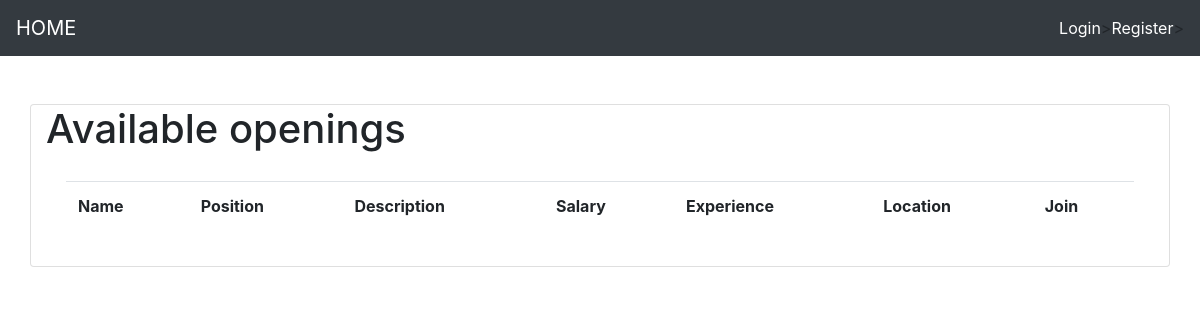
The app's page /openjobs/, older data.
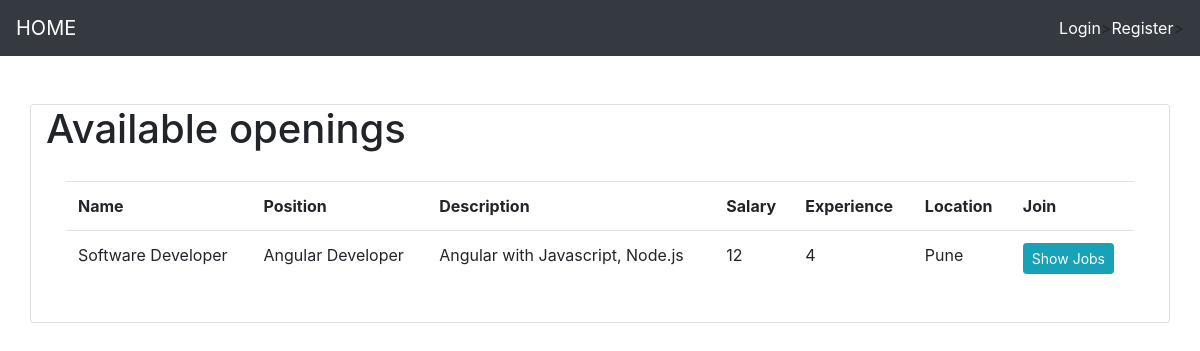
The same page, newer data.
### Job_Portal/models.py (models this page shows, shortened)
class Jobs(models.Model):
    company = models.IntegerField(null=False)
    name = models.CharField(max_length=200, null=True)
    position = models.CharField(max_length=200, null=True)
    description = models.CharField(max_length=2000, null=True)
    salary = models.IntegerField(null=True)
    experience = models.IntegerField(null=True)
    Location = models.CharField(max_length=2000, null=True)

### Job_Portal/views.py (the view)
# urls.py: path('openjobs/', jobsPage, name='openjobs'),
def jobsPage(request):
    companies = Jobs.objects.all()
    context = {
            'companies': companies,
        }
    return render(request, 'showjobs.html', context)

### Job_Portal/templates/showjobs.html
{% extends 'main.html' %}
{% load static%}
{% block content %}
<div class="container card">
    <h1>Available openings</h1>
    <div class="card-body">
        <table class="table table-hover">
            <tr>
                <th>Name</th>
                <th>Position</th>
                <th>Description</th>
                <th>Salary</th>
                <th>Experience</th>
                <th>Location</th>
                <th>Join</th>
            </tr>
            {% for c in companies %}
                <tr>
                    <td>{{c.name}}</td>
                    <td>{{c.position}}</td>
                    <td>{{c.description}}</td>
                    <td>{{c.salary}}</td>
                    <td>{{c.experience}}</td>
                    <td>{{c.Location}}</td>
                   <td><a href="{% url 'openjobs' %}" class="btn btn-info btn-sm" type="submit">Show Jobs</a></td>
                </tr>
            {% endfor %}
        </table>
    </div>
</div>
{% endblock %}

Row changes from the older to the newer data that the page shows:
added Jobs: name "Software Developer", position "Angular Developer", description "Angular with Javascript, Node.js", salary "12", experience "4", Location "Pune"
